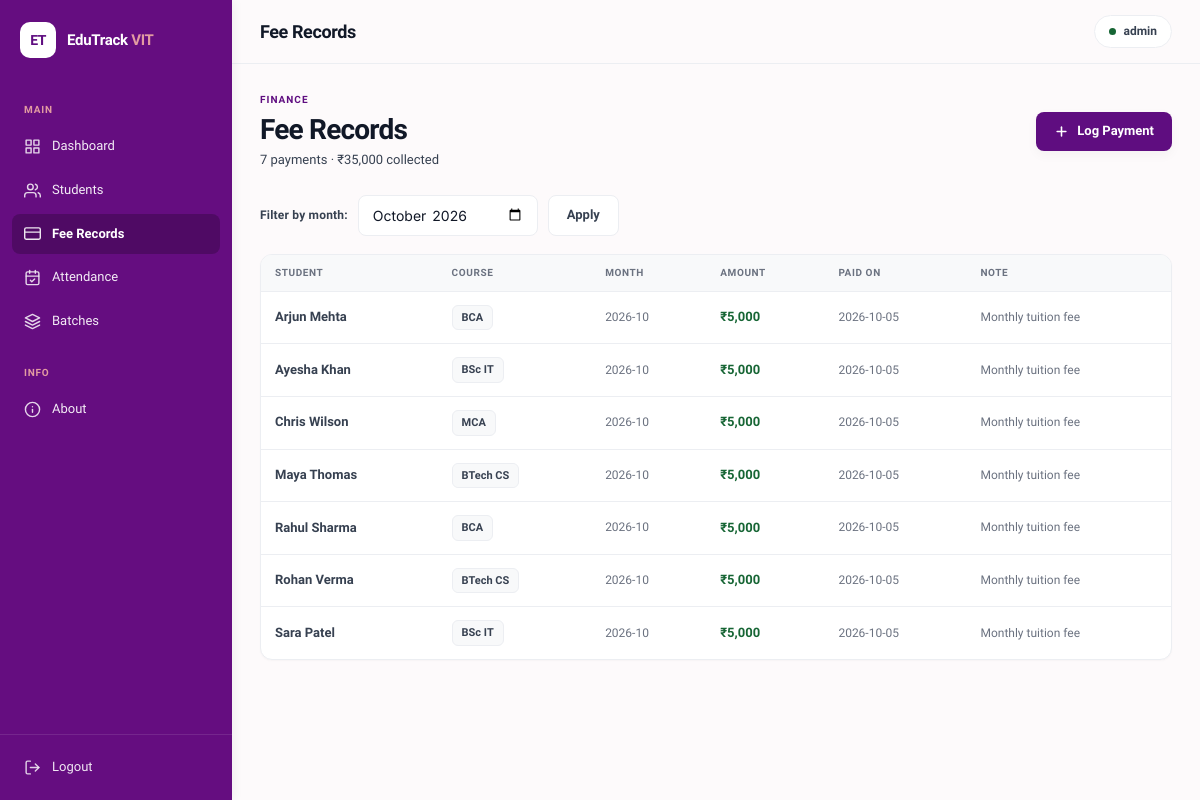
Page /fees (signed in) on the committed database.
### tables this page shows
CREATE TABLE admins (
        id            INTEGER PRIMARY KEY AUTOINCREMENT,
        username      TEXT    NOT NULL UNIQUE,
        password_hash TEXT    NOT NULL
    );

CREATE TABLE fee_payments (
        id         INTEGER PRIMARY KEY AUTOINCREMENT,
        student_id INTEGER NOT NULL,
        amount     REAL    NOT NULL,
        month      TEXT    NOT NULL,
        paid_on    TEXT,
        note       TEXT,
        FOREIGN KEY (student_id) REFERENCES students(id) ON DELETE CASCADE
    );

CREATE TABLE students (
        id              INTEGER PRIMARY KEY AUTOINCREMENT,
        name            TEXT    NOT NULL,
        email           TEXT    NOT NULL UNIQUE,
        phone           TEXT,
        gender          TEXT,
        course_id       INTEGER NOT NULL,
        date_of_birth   TEXT,
        enrollment_date TEXT    DEFAULT CURRENT_DATE,
        status          TEXT    NOT NULL DEFAULT 'Active',
        FOREIGN KEY (course_id) REFERENCES courses(id)
    );

CREATE TABLE courses (
        id   INTEGER PRIMARY KEY AUTOINCREMENT,
        name TEXT    NOT NULL UNIQUE
    );

### app.py (the view)
@app.route("/fees")
@login_required
def fees():
    month = request.args.get("month", datetime.date.today().strftime("%Y-%m"))
    conn  = get_db_connection()
    records = conn.execute("""
        SELECT f.id, f.amount, f.month, f.paid_on, f.note,
               s.name AS student_name, c.name AS course
        FROM fee_payments f
        JOIN students s ON f.student_id = s.id
        LEFT JOIN courses c ON s.course_id = c.id
        WHERE f.month = ?
        ORDER BY f.paid_on DESC, s.name
    """, (month,)).fetchall()
    total = sum(r["amount"] for r in records)
    conn.close()
    return render_template("fees.html", records=records, total=total, month=month)

### app.py (called while the page is built)
@login_manager.user_loader
def load_user(user_id):
    conn = get_db_connection()
    row = conn.execute(
        "SELECT id, username FROM admins WHERE id = ?", (user_id,)
    ).fetchone()
    conn.close()
    if row:
        return AdminUser(row["id"], row["username"])
    return None

### database.py (called while the page is built)
def get_db_connection():
    connection = sqlite3.connect(DATABASE)
    connection.row_factory = sqlite3.Row
    connection.execute(
        "PRAGMA foreign_keys = ON"
        )
    return connection

### templates/fees.html (shortened to what this page needs)
{% extends "base.html" %}
{% block page_title %}Fee Records{% endblock %}
{% block content %}
<div class="page-header">
  <div class="page-header-left">
    <div class="page-eyebrow">Finance</div>
    <h1 class="page-h1">Fee Records</h1>
    <p class="page-sub">{{ records | length }} payment{{ '' if records | length == 1 else 's' }} · ₹{{ "{:,}".format(total | int) }} collected</p>
  </div>
  <a href="{{ url_for('add_fee') }}" class="btn btn-primary">
    <svg width="15" height="15" viewBox="0 0 24 24" fill="none" stroke="currentColor" stroke-width="2.5" stroke-linecap="round" stroke-linejoin="round">
      <line x1="12" y1="5" x2="12" y2="19"/><line x1="5" y1="12" x2="19" y2="12"/>
    </svg>
    Log Payment
  </a>
</div>
<form method="get" class="filter-bar" style="margin-bottom:18px;">
  <label class="form-label" style="color:var(--ink-2);margin:0;white-space:nowrap;">Filter by month:</label>
  <input class="form-control" name="month" type="month" value="{{ month }}" style="width:180px;">
  <button class="btn btn-secondary" type="submit">Apply</button>
</form>
<div class="card" style="padding:0;overflow:hidden;">
  {% if records %}
  <div class="table-wrap">
    <table>
      <thead>
        <tr>
          <th>Student</th>
          <th>Course</th>
          <th>Month</th>
          <th>Amount</th>
          <th>Paid On</th>
          <th>Note</th>
        </tr>
      </thead>
      <tbody>
        {% for r in records %}
        <tr>
          <td class="fw-600">{{ r.student_name }}</td>
          <td><span class="course-badge">{{ r.course or '—' }}</span></td>
          <td class="td-muted">{{ r.month }}</td>
          <td style="color:var(--green);font-weight:600;">₹{{ "{:,}".format(r.amount | int) }}</td>
          <td class="td-muted">{{ r.paid_on or '—' }}</td>
          <td class="td-muted">{{ r.note or '—' }}</td>
        </tr>
        {% endfor %}
      </tbody>
    </table>
  </div>
  {% endif %}
</div>
{% endblock %}

### templates/base.html (shortened to what this page needs)
<!DOCTYPE html>
<html lang="en">
<head>
  <link rel="stylesheet" href="{{ url_for('static', filename='style.css') }}">
</head>
<body>
{% if current_user.is_authenticated %}
<aside class="sidebar">
  <a href="{{ url_for('dashboard') }}" class="sidebar-logo">
    <span class="logo-icon">ET</span>
    <span class="logo-text">EduTrack <span>VIT</span></span>
  </a>
  <nav class="sidebar-nav">
    <span class="nav-section-label">Main</span>
    <a href="{{ url_for('dashboard') }}"
       class="nav-item {% if request.endpoint == 'dashboard' %}active{% endif %}">
      <svg viewBox="0 0 24 24" fill="none" stroke="currentColor" stroke-width="2" stroke-linecap="round" stroke-linejoin="round">
        <rect x="3" y="3" width="7" height="7"/><rect x="14" y="3" width="7" height="7"/>
        <rect x="14" y="14" width="7" height="7"/><rect x="3" y="14" width="7" height="7"/>
      </svg>
      <span>Dashboard</span>
    </a>
    <a href="{{ url_for('students') }}"
       class="nav-item {% if request.endpoint in ['students','add_student','edit_student','student_pdf'] %}active{% endif %}">
      <svg viewBox="0 0 24 24" fill="none" stroke="currentColor" stroke-width="2" stroke-linecap="round" stroke-linejoin="round">
        <path d="M17 21v-2a4 4 0 0 0-4-4H5a4 4 0 0 0-4 4v2"/>
        <circle cx="9" cy="7" r="4"/>
        <path d="M23 21v-2a4 4 0 0 0-3-3.87"/>
        <path d="M16 3.13a4 4 0 0 1 0 7.75"/>
      </svg>
      <span>Students</span>
    </a>
    <a href="{{ url_for('fees') }}"
       class="nav-item {% if request.endpoint in ['fees','add_fee'] %}active{% endif %}">
      <svg viewBox="0 0 24 24" fill="none" stroke="currentColor" stroke-width="2" stroke-linecap="round" stroke-linejoin="round">
        <rect x="1" y="4" width="22" height="16" rx="2" ry="2"/>
        <line x1="1" y1="10" x2="23" y2="10"/>
      </svg>
      <span>Fee Records</span>
    </a>
    <a href="{{ url_for('attendance') }}"
       class="nav-item {% if request.endpoint in ['attendance','mark_attendance'] %}active{% endif %}">
      <span>Attendance</span>
    </a>
    <a href="{{ url_for('batches') }}"
       class="nav-item {% if request.endpoint in ['batches','add_batch'] %}active{% endif %}">
      <svg viewBox="0 0 24 24" fill="none" stroke="currentColor" stroke-width="2" stroke-linecap="round" stroke-linejoin="round">
        <polygon points="12 2 2 7 12 12 22 7 12 2"/>
        <polyline points="2 17 12 22 22 17"/>
        <polyline points="2 12 12 17 22 12"/>
      </svg>
      <span>Batches</span>
    </a>
    <span class="nav-section-label" style="margin-top:8px;">Info</span>
    <a href="{{ url_for('about') }}"
       class="nav-item {% if request.endpoint == 'about' %}active{% endif %}">
      <svg viewBox="0 0 24 24" fill="none" stroke="currentColor" stroke-width="2" stroke-linecap="round" stroke-linejoin="round">
        <circle cx="12" cy="12" r="10"/>
        <line x1="12" y1="8" x2="12" y2="8"/>
        <line x1="12" y1="12" x2="12" y2="16"/>
      </svg>
      <span>About</span>
    </a>
  </nav>
  <div class="sidebar-footer">
    <a href="{{ url_for('logout') }}" class="nav-item nav-logout">
      <svg viewBox="0 0 24 24" fill="none" stroke="currentColor" stroke-width="2" stroke-linecap="round" stroke-linejoin="round">
        <path d="M9 21H5a2 2 0 0 1-2-2V5a2 2 0 0 1 2-2h4"/>
        <polyline points="16 17 21 12 16 7"/>
        <line x1="21" y1="12" x2="9" y2="12"/>
      </svg>
      <span>Logout</span>
    </a>
  </div>
</aside>
<div class="main-wrap">
  <header class="topbar">
    <h1 class="page-title">{% block page_title %}{% endblock %}</h1>
    <div class="topbar-right">
      <div class="admin-badge">
        <span class="admin-dot"></span>
        {{ current_user.username }}
      </div>
    </div>
  </header>
  <main class="content">
    {% block content %}{% endblock %}
  </main>
</div>
{% endif %}
</body>
</html>

### rows in the picture
admins: username "admin"
fee_payments: student_name "Arjun Mehta", name "BCA", month "2026-10", amount "5,000", paid_on "2026-10-05", note "Monthly tuition fee"
fee_payments: student_name "Ayesha Khan", name "BSc IT", month "2026-10", amount "5,000", paid_on "2026-10-05", note "Monthly tuition fee"
fee_payments: student_name "Chris Wilson", name "MCA", month "2026-10", amount "5,000", paid_on "2026-10-05", note "Monthly tuition fee"
fee_payments: student_name "Maya Thomas", name "BTech CS", month "2026-10", amount "5,000", paid_on "2026-10-05", note "Monthly tuition fee"
fee_payments: student_name "Rahul Sharma", name "BCA", month "2026-10", amount "5,000", paid_on "2026-10-05", note "Monthly tuition fee"
fee_payments: student_name "Rohan Verma", name "BTech CS", month "2026-10", amount "5,000", paid_on "2026-10-05", note "Monthly tuition fee"
fee_payments: student_name "Sara Patel", name "BSc IT", month "2026-10", amount "5,000", paid_on "2026-10-05", note "Monthly tuition fee"

### other values in the picture
{{ records | length }} "7"
{{ '' if records | length == 1 else 's' }} "s"
{{ "{:,}".format(total | int) }} "35,000"
